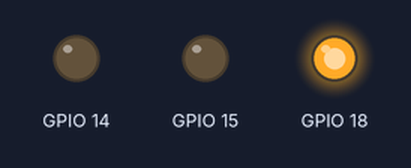
A program run on a simulated Raspberry Pi (BCM pin numbers). On the bench: output pins drawn as LEDs (lit = HIGH).

Above: at 1.5 s.
At 4.0 s:
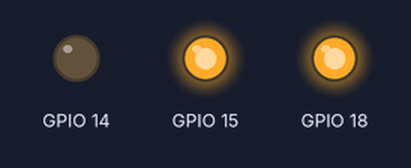
At 6.5 s:
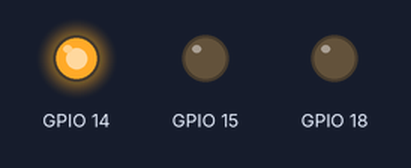
At 10.5 s:
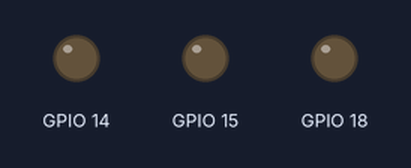
Timing chart, 0 to 16.9 s (numbered marks = the images above):
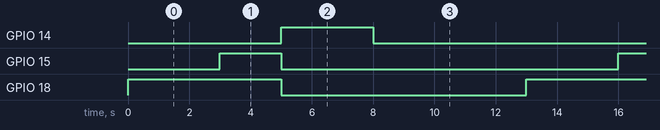

The program:

semafor.py
```python
import RPi.GPIO as GPIO
import time

GPIO.setwarnings(False)
while(True):
    GPIO.setmode(GPIO.BCM)
    GPIO.setup(14,GPIO.OUT)
    GPIO.setup(18,GPIO.OUT)
    GPIO.setup(15,GPIO.OUT)
    GPIO.output(18,GPIO.HIGH)
    time.sleep(3)
    GPIO.output(15,GPIO.HIGH)
    time.sleep(2)
    GPIO.output(15,GPIO.LOW)
    GPIO.output(18,GPIO.LOW)

    GPIO.output(14,GPIO.HIGH)

    time.sleep(3)

    GPIO.output(14,GPIO.LOW)
    GPIO.cleanup()
    time.sleep(5)
```

Measured:
- by itself, GPIO 14: alternates HIGH for 3.0 s and LOW for 10.0 s
- by itself, GPIO 15: alternates HIGH for 2.0 s and LOW for 11.0 s
- by itself, GPIO 18: alternates HIGH for 5.0 s and LOW for 8.0 s
